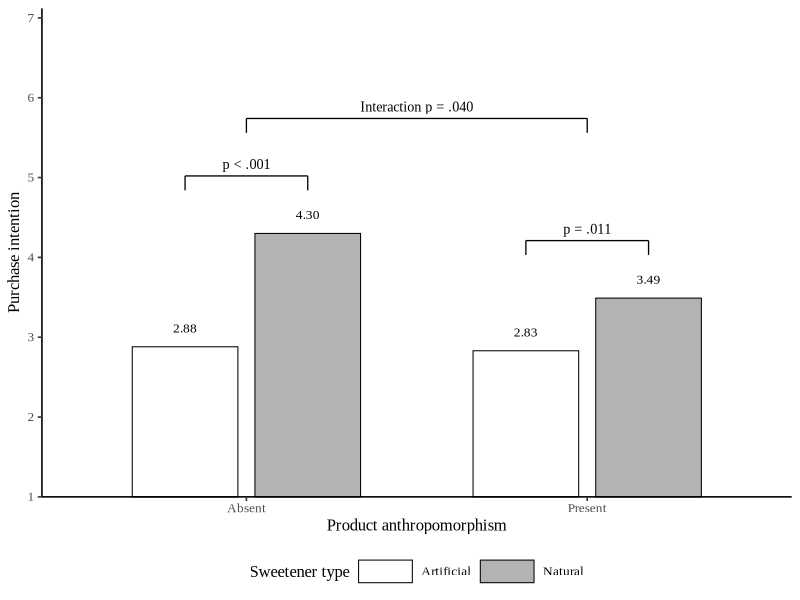

Write R code to recreate this figure. (Note: this script raises an error after producing the figure.)
suppressPackageStartupMessages({
  library(ggplot2)
})

fixed_bar_fills <- c("white", "grey70")

spec <- list(
  output = "figure3-regenerated-preview.png",
  width = 6.2,
  height = 4.8,
  dpi = 320,
  title = NULL,
  subtitle = NULL,
  caption = NULL,
  x_label = "Product anthropomorphism",
  y_label = "Purchase intention",
  legend_title = "Sweetener type",
  y_limits = c(1, 7),
  y_breaks = 1:7,
  show_error_bars = FALSE,
  factor_a_levels = c("Absent", "Present"),
  factor_b_levels = c("Artificial", "Natural"),
  cells = data.frame(
    factor_a = c("Absent", "Absent", "Present", "Present"),
    factor_b = c("Artificial", "Natural", "Artificial", "Natural"),
    mean = c(2.88, 4.30, 2.83, 3.49),
    error = c(0, 0, 0, 0),
    stringsAsFactors = FALSE
  ),
  simple_effect_labels = c("p < .001", "p = .011"),
  interaction_label = "Interaction p = .040",
  mean_digits = 2
)

args <- commandArgs(trailingOnly = TRUE)
if (length(args) >= 1 && nzchar(args[1])) {
  spec$output <- args[1]
}

theme_jcr <- function(base_size = 12, base_family = "Times New Roman") {
  theme_classic(base_size = base_size, base_family = base_family) +
    theme(
      legend.position = "bottom",
      legend.title = element_text(face = "plain"),
      legend.key.width = grid::unit(1.4, "cm"),
      plot.title.position = "plot",
      plot.caption.position = "plot",
      plot.title = element_text(face = "bold"),
      plot.caption = element_text(size = base_size - 2)
    )
}

save_jcr_plot <- function(plot, output, width, height, dpi = 320) {
  ext <- tolower(tools::file_ext(output))
  if (ext == "svg") {
    stop("Statistical figure templates currently support PNG only. Use a .png output path.")
  }
  ggplot2::ggsave(
    filename = output,
    plot = plot,
    width = width,
    height = height,
    units = "in",
    dpi = dpi
  )
}

make_brackets_2x2 <- function(df, y_limits, simple_labels = NULL, interaction_label = NULL) {
  offset <- 0.18
  y_range <- diff(y_limits)
  if (!is.finite(y_range) || y_range <= 0) {
    y_range <- max(df$label_y) - min(0, df$plot_mean)
  }
  if (!is.finite(y_range) || y_range <= 0) {
    y_range <- 1
  }

  tops <- tapply(df$label_y, df$factor_a, max)
  segments <- list()
  labels <- list()
  upper <- y_limits[2]

  if (!is.null(simple_labels)) {
    for (i in seq_along(simple_labels)) {
      label <- simple_labels[i]
      if (is.na(label) || !nzchar(label)) {
        next
      }
      base_x <- i
      y <- tops[i] + 0.06 * y_range
      y_top <- y + 0.03 * y_range
      label_y <- y_top + 0.025 * y_range

      segments[[length(segments) + 1]] <- data.frame(
        x = c(base_x - offset, base_x + offset, base_x - offset),
        xend = c(base_x - offset, base_x + offset, base_x + offset),
        y = c(y, y, y_top),
        yend = c(y_top, y_top, y_top)
      )
      labels[[length(labels) + 1]] <- data.frame(
        x = base_x,
        y = label_y,
        label = label,
        stringsAsFactors = FALSE
      )
      upper <- max(upper, label_y + 0.04 * y_range)
    }
  }

  if (!is.null(interaction_label) && nzchar(interaction_label)) {
    y <- max(tops) + 0.18 * y_range
    y_top <- y + 0.03 * y_range
    label_y <- y_top + 0.025 * y_range

    segments[[length(segments) + 1]] <- data.frame(
      x = c(1, 2, 1),
      xend = c(1, 2, 2),
      y = c(y, y, y_top),
      yend = c(y_top, y_top, y_top)
    )
    labels[[length(labels) + 1]] <- data.frame(
      x = 1.5,
      y = label_y,
      label = interaction_label,
      stringsAsFactors = FALSE
    )
    upper <- max(upper, label_y + 0.04 * y_range)
  }

  list(
    segments = do.call(rbind, segments),
    labels = do.call(rbind, labels),
    y_upper = upper
  )
}

base_min <- spec$y_limits[1]
plot_breaks <- spec$y_breaks - base_min
plot_limits <- c(0, spec$y_limits[2] - base_min)

df <- spec$cells
df$factor_a <- factor(df$factor_a, levels = spec$factor_a_levels)
df$factor_b <- factor(df$factor_b, levels = spec$factor_b_levels)
df$plot_mean <- df$mean - base_min
df$top_value <- if (isTRUE(spec$show_error_bars)) df$plot_mean + df$error else df$plot_mean
df$label_y <- df$top_value + 0.03 * diff(spec$y_limits)

brackets <- make_brackets_2x2(df, plot_limits, spec$simple_effect_labels, spec$interaction_label)
plot_limits[2] <- brackets$y_upper

# Shift the plotting baseline to 1 so bars start at the visible rating-scale axis.
p <- ggplot(df, aes(x = factor_a, y = plot_mean, fill = factor_b)) +
  geom_col(position = position_dodge(width = 0.72), width = 0.62, color = "black", linewidth = 0.35) +
  geom_text(
    aes(y = label_y, label = format(round(mean, spec$mean_digits), nsmall = spec$mean_digits)),
    position = position_dodge(width = 0.72),
    vjust = 0,
    size = 3.4,
    family = "Times New Roman"
  ) +
  scale_fill_manual(values = stats::setNames(fixed_bar_fills[seq_along(spec$factor_b_levels)], spec$factor_b_levels)) +
  scale_y_continuous(
    breaks = plot_breaks,
    labels = plot_breaks + base_min,
    expand = expansion(mult = c(0, 0.02))
  ) +
  coord_cartesian(ylim = plot_limits, clip = "off") +
  labs(
    title = spec$title,
    subtitle = spec$subtitle,
    caption = spec$caption,
    x = spec$x_label,
    y = spec$y_label,
    fill = spec$legend_title
  ) +
  theme_jcr()

if (!is.null(brackets$segments)) {
  p <- p +
    geom_segment(
      data = brackets$segments,
      aes(x = x, xend = xend, y = y, yend = yend),
      inherit.aes = FALSE,
      linewidth = 0.45
    )
}

if (!is.null(brackets$labels)) {
  p <- p +
    geom_text(
      data = brackets$labels,
      aes(x = x, y = y, label = label),
      inherit.aes = FALSE,
      family = "Times New Roman",
      size = 3.6
    )
}

save_jcr_plot(p, spec$output, spec$width, spec$height, spec$dpi)
message("Saved figure: ", normalizePath(spec$output, winslash = "/", mustWork = FALSE))
